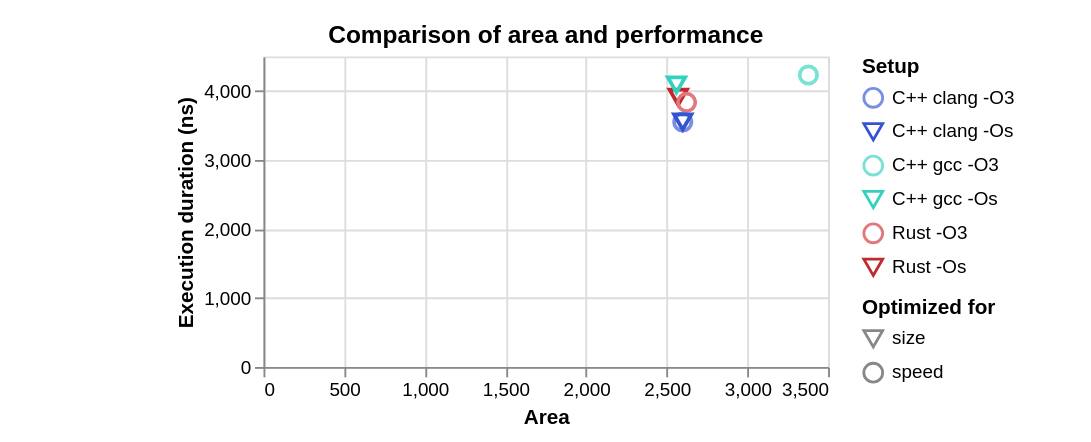

The Vega-Lite source for this figure:
### Vega-Lite specification from a JSON file in a GitHub repository (floating-point values rounded to 4 significant figures)
{"$schema": "https://vega.github.io/schema/vega-lite/v5.json", "title": "Comparison of area and performance", "data": {"name": "main", "values": [{"Logic blocks": 1945, "Flip-flops": 626, "RAM blocks": 0, "trueDualPortBlockRam": 0, "Multipliers": 0, "otherBlocks": 0, "Area": 2571, "Maximum frequency (MHz)": 83.13, "Average clock cycles": 325, "id": "md5_rust_size", "Setup": "Rust -Os", "Scenario": "Rust", "compilerSetup": "rust -Os", "Implementation": "Rust", "Function": "md5", "Compiler": "Rust", "Optimized for": "size", "Optimization flag": "-Os", "Language": "Rust", "Idiomatic": "false", "From crates.io": "false", "color": "#C1292E"}, {"Logic blocks": 1997, "Flip-flops": 626, "RAM blocks": 0, "trueDualPortBlockRam": 0, "Multipliers": 0, "otherBlocks": 0, "Area": 2623, "Maximum frequency (MHz)": 84.75, "Average clock cycles": 325, "id": "md5_rust_speed", "Setup": "Rust -O3", "Scenario": "Rust", "compilerSetup": "rust -O3", "Implementation": "Rust", "Function": "md5", "Compiler": "Rust", "Optimized for": "speed", "Optimization flag": "-O3", "Language": "Rust", "Idiomatic": "false", "From crates.io": "false", "color": "#E2787C"}, {"Logic blocks": 2043, "Flip-flops": 556, "RAM blocks": 0, "trueDualPortBlockRam": 0, "Multipliers": 0, "otherBlocks": 0, "Area": 2599, "Maximum frequency (MHz)": 91.81, "Average clock cycles": 326, "id": "md5_clang_speed", "Setup": "C++ clang -O3", "Scenario": "C++ clang", "compilerSetup": "clang -O3", "Implementation": "C++", "Function": "md5", "Compiler": "Clang", "Optimized for": "speed", "Optimization flag": "-O3", "Language": "C++", "Idiomatic": "false", "From crates.io": "false", "color": "#7A8FE1"}, {"Logic blocks": 2613, "Flip-flops": 765, "RAM blocks": 0, "trueDualPortBlockRam": 0, "Multipliers": 0, "otherBlocks": 0, "Area": 3378, "Maximum frequency (MHz)": 103.3, "Average clock cycles": 437, "id": "md5_gcc_speed", "Setup": "C++ gcc -O3", "Scenario": "C++ gcc", "compilerSetup": "gcc -O3", "Implementation": "C++", "Function": "md5", "Compiler": "GCC", "Optimized for": "speed", "Optimization flag": "-O3", "Language": "C++", "Idiomatic": "false", "From crates.io": "false", "color": "#7AE1D5"}, {"Logic blocks": 2043, "Flip-flops": 556, "RAM blocks": 0, "trueDualPortBlockRam": 0, "Multipliers": 0, "otherBlocks": 0, "Area": 2599, "Maximum frequency (MHz)": 91.81, "Average clock cycles": 326, "id": "md5_clang_size", "Setup": "C++ clang -Os", "Scenario": "C++ clang", "compilerSetup": "clang -Os", "Implementation": "C++", "Function": "md5", "Compiler": "Clang", "Optimized for": "size", "Optimization flag": "-Os", "Language": "C++", "Idiomatic": "false", "From crates.io": "false", "color": "#3454D1"}, {"Logic blocks": 1961, "Flip-flops": 599, "RAM blocks": 0, "trueDualPortBlockRam": 0, "Multipliers": 0, "otherBlocks": 0, "Area": 2560, "Maximum frequency (MHz)": 91.47, "Average clock cycles": 374, "id": "md5_gcc_size", "Setup": "C++ gcc -Os", "Scenario": "C++ gcc", "compilerSetup": "gcc -Os", "Implementation": "C++", "Function": "md5", "Compiler": "GCC", "Optimized for": "size", "Optimization flag": "-Os", "Language": "C++", "Idiomatic": "false", "From crates.io": "false", "color": "#34D1BF"}]}, "transform": [{"calculate": "round(datum['Average clock cycles'] / (datum['Maximum frequency (MHz)'] * 1000000) * 1000000000)", "as": "Execution duration (ns)"}], "mark": {"type": "point", "tooltip": true, "size": 85}, "autosize": "none", "padding": {"left": 140, "top": 30, "right": 140, "bottom": 40}, "width": 300, "height": 165, "encoding": {"x": {"field": "Area", "type": "quantitative"}, "y": {"field": "Execution duration (ns)", "type": "quantitative"}, "color": {"field": "Setup", "type": "nominal", "scale": {"range": {"field": "color"}}, "legend": {"symbolType": {"expr": "indexof(datum.value, '-Os') >= 0 ? 'triangle-down' : 'circle'"}}}, "shape": {"field": "Optimized for", "type": "nominal", "scale": {"range": ["triangle-down", "circle"]}}, "opacity": {"condition": {"param": "selection", "value": 1}, "value": 0.2}, "strokeWidth": {"condition": {"param": "hover", "empty": false, "value": 3}, "value": 2}}, "params": [{"name": "selection", "select": {"type": "point", "fields": ["Setup"], "on": "click"}, "bind": "legend"}, {"name": "hover", "select": {"type": "point", "on": "mouseover", "toggle": false}}]}
